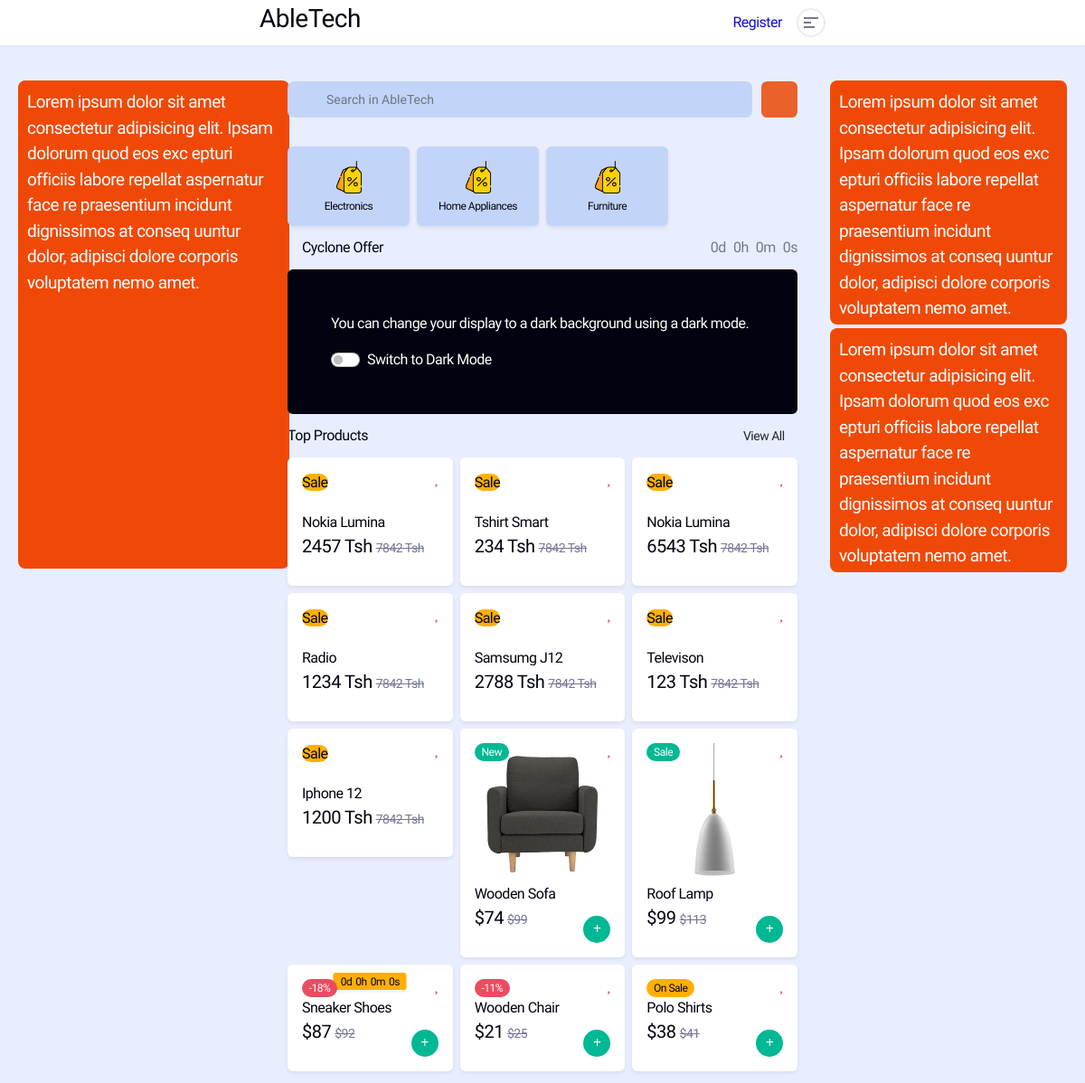
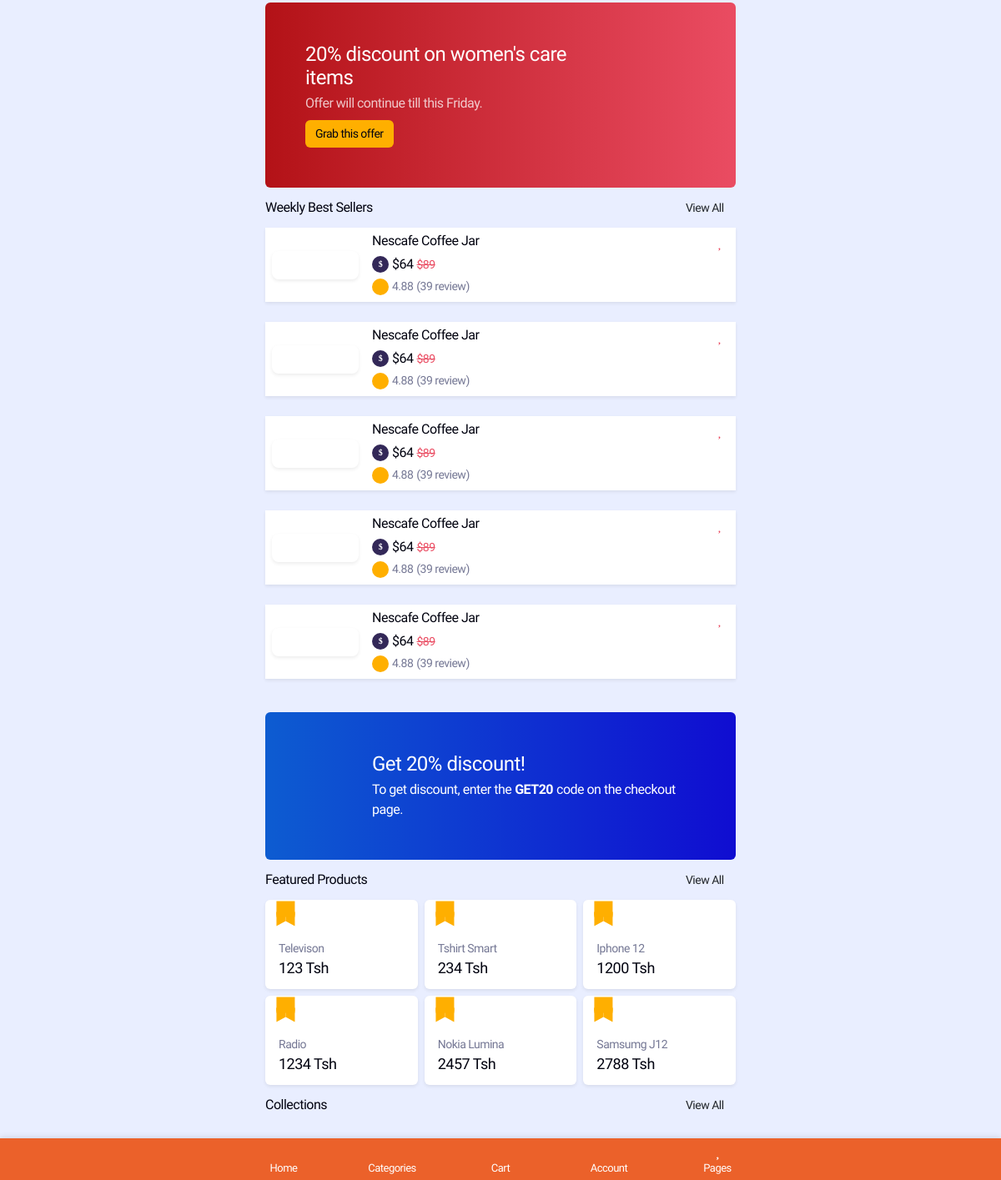
The app's page /, older data (2 pictures, top to bottom).
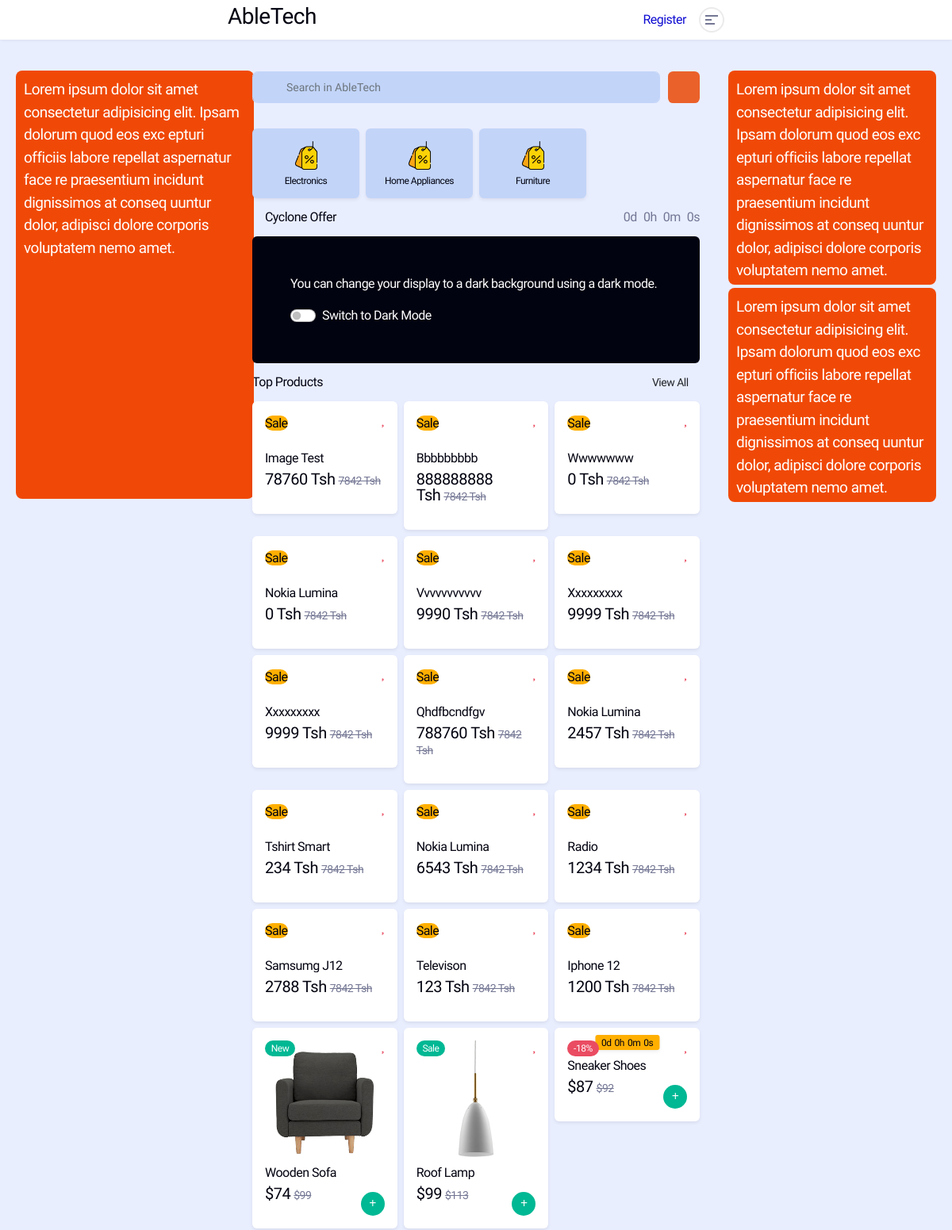
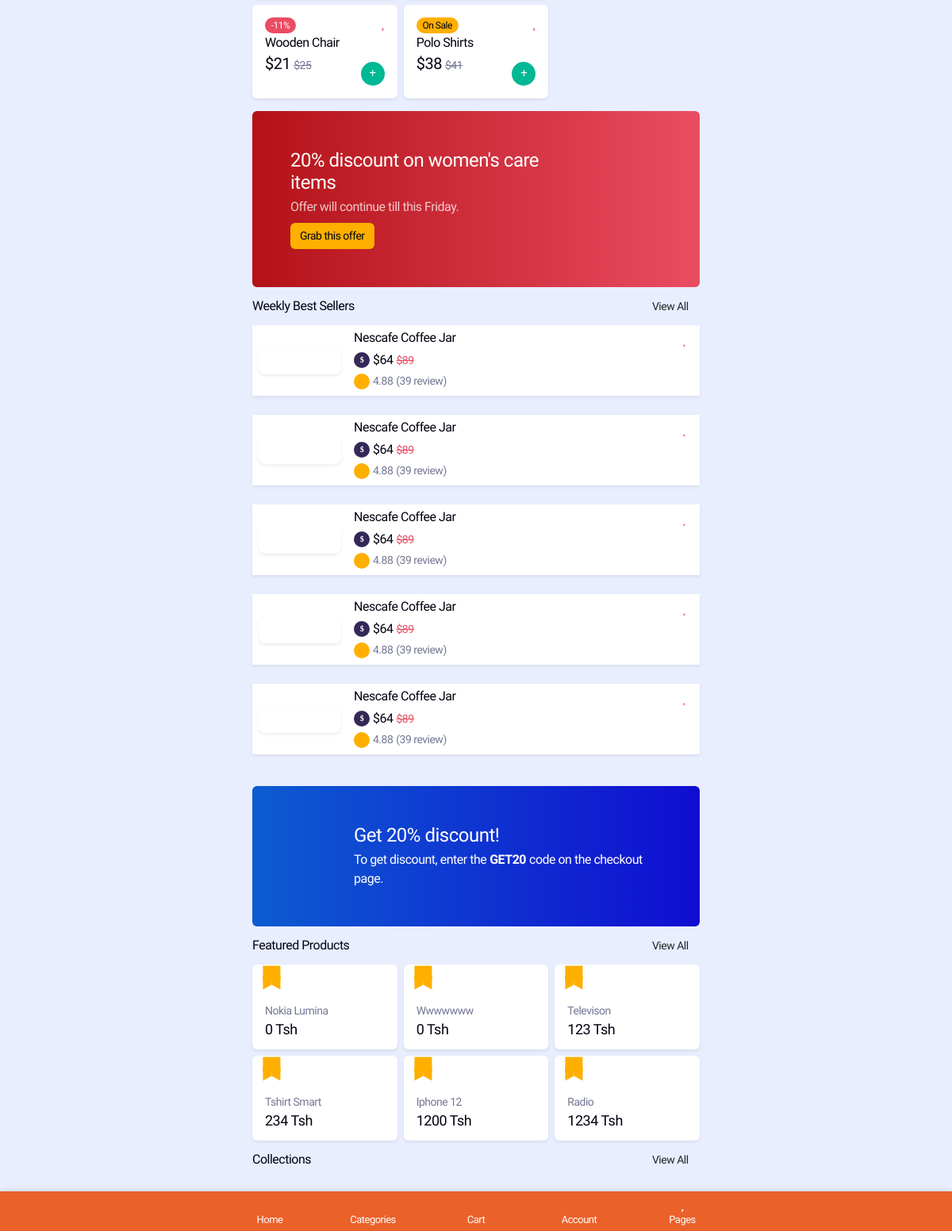
The same page, newer data (2 pictures, top to bottom).
### mainapp/models.py (models this page shows, shortened)
class Shop_Categories(models.Model):
    id = models.AutoField(
        primary_key=True, auto_created=True, verbose_name="CATEGORY ID")
    category_name = models.CharField(max_length=200)
    picture = models.ImageField(
        _("Picture"), upload_to='Category Pics', max_length=200, blank=True, null=True)
    class Meta:
        db_table = 'categories'
        verbose_name = "SHOP CATEGORY"
        verbose_name_plural = "SHOP CATEGORIES"

class Product(models.Model):
    id = models.AutoField(
        primary_key=True, auto_created=True, verbose_name="Product ID")
    shop_id = models.ForeignKey("Shops", verbose_name=_(
        "Shop ID"), on_delete=models.CASCADE, null=True)
    product_name = models.CharField(max_length=200)
    price = models.IntegerField(default=0, )
    posted_Date = models.DateTimeField(auto_now_add=True)
    description = models.TextField(blank=True)
    manufactured_Date = models.DateField()
    brand_name = models.CharField(max_length=200, null=True, blank=True)
    is_active = models.BooleanField(_("Active"), default=True)
    class Meta:
        db_table = 'products'
        verbose_name = "PRODUCT"
        verbose_name_plural = "PRODUCTS"

### mainapp/views.py (the view)
# urls.py: 2. Add a URL to urlpatterns:  path('', views.home, name='home')
def home(request):
    top_5_products = Product.objects.all()[:5]
    featured_products = Product.objects.all().order_by('price')[:6]
    categories = Shop_Categories.objects.all()
    if  request.user.is_authenticated and request.user.type_Of_User == 'B':
        incomplete_order = Order.objects.filter(
                buyer_id__user_id = request.user.id, completed=False)
        for order in incomplete_order:
             cart_items = Cart.objects.filter(order=order).count()
    else:
        cart_items = 0
    top_products = Product.objects.all().order_by('-posted_Date')
    if request.method == 'GET':
        query = request.GET.get('search')
        if query is not None:
            lookup = Q(Q(product_name__icontains = query) |
                       Q(description__icontains = query)|
                       Q(price__icontains = query))
            top_products = Product.objects.filter(lookup)
    else:
        top_products = Product.objects.all()
    context = {
        'top_products': top_products, 'top_5_products':top_5_products,
        'featured_products':featured_products,'cart_items':cart_items,
        'categories':categories
        }
    return render(request, 'costomer/home.html', context)

### templates/costomer/home.html (shortened to what the changed rows need)
{% extends 'costomer/base.html' %}
{% block content %}
    {% load static %}
  <div class="page-content-wrapper">
    <div class="row">
        <div class="col-md-6">
    <div class="product-catagories-wrapper py-3">
        <div class="container">
          <div class="row g-2 rtl-flex-d-row-r">
        {% for category in categories %}
        <div class="col-3">
          <div class="card catagory-card active">
            <div class="card-body px-2">
              <a href="{% url 'category' category.id %}"
                ><img
                  src="static/costomer/img/core-img/price-tag.png"
                  alt=""
                /><span class="text-capitalize">{{category.category_name}}</span></a
              >
            </div>
          </div>
        </div>
        {% endfor %}
          </div>
        </div>
      </div>
        <div class="top-products-area py-3">
          <div class="container">
            <div class="row g-2">
          {% for product in top_products %}
          <div class="col-6 col-md-4">
            <div class="card product-card">
              <div class="card-body">
                <span class="1badge rounded-pill badge-warning"
                  >Sale</span
                >
                <a class="wishlist-btn" href="#"
                  ><i class="fa-solid fa-heart"> </i
                ></a>
                <a
                  class="product-thumbnail d-block"
                  href="{% url 'product_details' product.id %}"
                >
                    </a
                >
                <a
                  class="product-title text-capitalize"
                  href="{% url 'product_details' product.id %} "
                  >{{product.product_name}}</a
                >
                <p class="sale-price">
                  {{product.price}} Tsh<span>7842 Tsh</span>
                </p>
                <div class="product-rating">
                  <i class="fa-solid fa-star"></i
                  ><i class="fa-solid fa-star"></i
                  ><i class="fa-solid fa-star"></i
                  ><i class="fa-solid fa-star"></i
                  ><i class="fa-solid fa-star"></i>
                </div>
              </div>
            </div>
          </div>
          {% endfor %}
            </div>
          </div>
        </div>
        <div class="weekly-best-seller-area py-3">
          <div class="container">
            <div class="row g-2">
              <div class="col-12 ">
            {% for product in top_5_products %}
            <div class="horizontal-product-card p-2 shadow-sm bg-white">
              <div class="d-flex align-items-center">
                <div class="product-thumbnail-side">
                  <a class="product-thumbnail shadow-sm d-block" href="single-product.html"><img
                      src="{% static 'costomer/img/product/18.png'%}" alt=""></a>
                </div>
                <div class="product-description">
                  <a class="wishlist-btn" href="#"><i class="fa-solid fa-heart"></i></a>
                  <a class="product-title d-block" href="single-product.html">Nescafe Coffee
                    Jar</a>
                  <p class="sale-price"><i class="fa-solid fa-dollar-sign"></i>$64<span>$89</span></p>
                  <div class="product-rating"><i class="fa-solid fa-star"></i>4.88 <span class="ms-1">(39
                      review)</span></div>
                </div>
              </div>
            </div>
            <br>
            {% endfor %}
              </div>
            </div>
          </div>
        </div>
        <div class="featured-products-wrapper py-3">
          <div class="container">
            <div class="row g-2">
      {% for product in featured_products %}
              <div class="col-4">
                <div class="card featured-product-card">
                  <div class="card-body">
                    <span class="badge badge-warning custom-badge"><i class="fa-solid fa-star"></i></span>
                    <div class="product-thumbnail-side">
                      <a class="product-thumbnail d-block" href="{% url 'product_details' product.id %}"><img
                          src="{{product.pictures.all.0.product_picture.url}}" alt=""></a>
                    </div>
                    <div class="product-description">
                      <a class="product-title d-block text-capitalize" href="{% url 'product_details' product.id %}">{{product.product_name}}</a>
                      <p class="sale-price text-capitalize ">{{product.price}} Tsh</p>
                    </div>
                  </div>
                </div>
              </div>
      {% endfor %}
            </div>
          </div>
        </div>
      </div>
    </div>
    {% endblock  %}

Row changes from the older to the newer data that the page shows:
no longer on one of the page's lists (row unchanged): Product: product_name "Nokia Lumina", price "2457"
no longer on one of the page's lists (row unchanged): Product: product_name "Samsumg J12", price "2788"
added Product: product_name "Image Test", price "78760", shown under "Top Products"
added Product: product_name "Bbbbbbbbb", price "888888888", shown under "Top Products"
added Product: product_name "Wwwwwww", price "0"
added Product: product_name "Nokia Lumina", price "0"
added Product: product_name "Vvvvvvvvvvv", price "9990", shown under "Top Products"
added Product: product_name "Xxxxxxxxx", price "9999", shown under "Top Products"
added Product: product_name "Xxxxxxxxx", price "9999", shown under "Top Products"
added Product: product_name "Qhdfbcndfgv", price "788760", shown under "Top Products"
